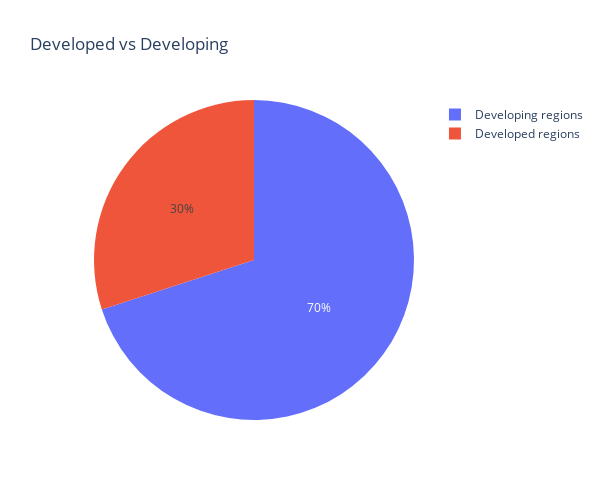
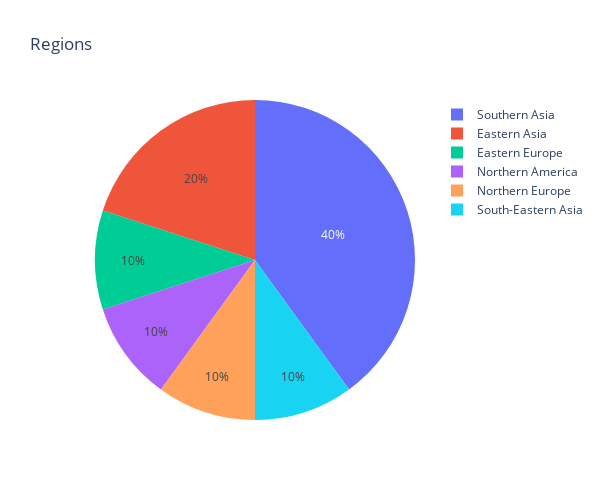
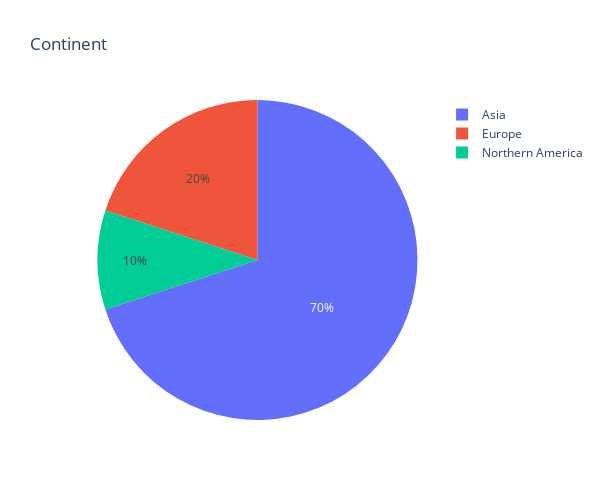

Source (notebook cell) for these figures, in order:
### Code cell
# Pie charts of top 10 immigrations to Canada from 1980 to 2013
top10_dev = top10.groupby('DevName')['Total'].size().reset_index(name = 'Total')
top10_region = top10.groupby('Region')['Total'].size().reset_index(name = 'Total')
top10_continent = top10.groupby('Continent')['Total'].size().reset_index(name = 'Total')

bar_top10_dev = px.pie( values= top10_dev['Total'], names= top10_dev['DevName'], title='Developed vs Developing')
bar_top10_region = px.pie( values= top10_region['Total'], names= top10_region['Region'], title='Regions')
bar_top10_continent = px.pie( values= top10_continent['Total'], names= top10_continent['Continent'], title='Continent')

bar_top10_dev.update_layout(height=500, width=600)
bar_top10_region.update_layout(height=500, width=600)
bar_top10_continent.update_layout(height=500, width=600)

bar_top10_dev.show()
bar_top10_region.show()
bar_top10_continent.show()

### Figure 1 — Plotly figure (JSON) as saved in the notebook; plotly's stock layout.template omitted (floating-point values rounded to 4 significant figures)
{"data": [{"domain": {"x": [0, 1], "y": [0, 1]}, "hovertemplate": "label=%{label}<br>value=%{value}<extra></extra>", "labels": ["Developed regions", "Developing regions"], "legendgroup": "", "name": "", "showlegend": true, "type": "pie", "values": [3, 7]}], "layout": {"height": 500, "legend": {"tracegroupgap": 0}, "title": {"text": "Developed vs Developing"}, "width": 600}}

### Figure 2 — Plotly figure (JSON) as saved in the notebook; plotly's stock layout.template omitted (floating-point values rounded to 4 significant figures)
{"data": [{"domain": {"x": [0, 1], "y": [0, 1]}, "hovertemplate": "label=%{label}<br>value=%{value}<extra></extra>", "labels": ["Eastern Asia", "Eastern Europe", "Northern America", "Northern Europe", "South-Eastern Asia", "Southern Asia"], "legendgroup": "", "name": "", "showlegend": true, "type": "pie", "values": [2, 1, 1, 1, 1, 4]}], "layout": {"height": 500, "legend": {"tracegroupgap": 0}, "title": {"text": "Regions"}, "width": 600}}

### Figure 3 — Plotly figure (JSON) as saved in the notebook; plotly's stock layout.template omitted (floating-point values rounded to 4 significant figures)
{"data": [{"domain": {"x": [0, 1], "y": [0, 1]}, "hovertemplate": "label=%{label}<br>value=%{value}<extra></extra>", "labels": ["Asia", "Europe", "Northern America"], "legendgroup": "", "name": "", "showlegend": true, "type": "pie", "values": [7, 2, 1]}], "layout": {"height": 500, "legend": {"tracegroupgap": 0}, "title": {"text": "Continent"}, "width": 600}}
